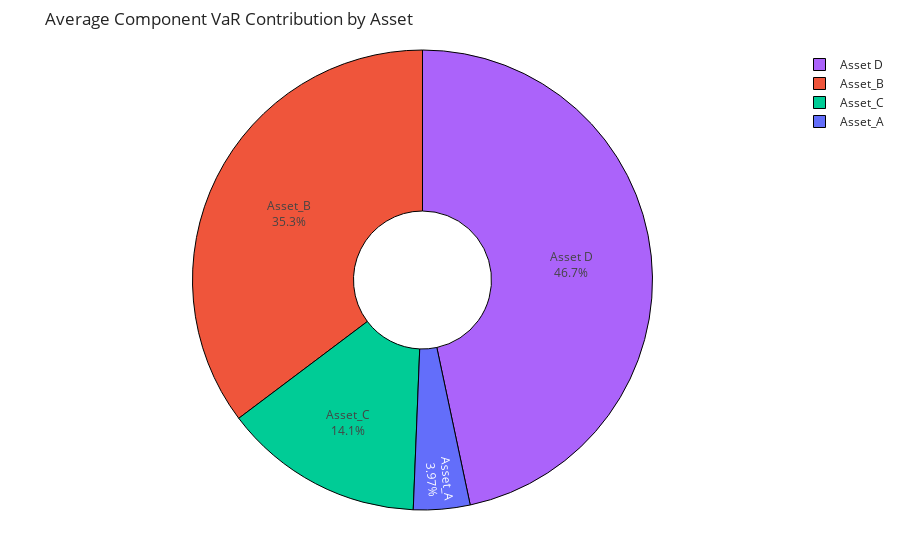

The notebook cell saved with this chart:
### Code cell
InteractivePlots.plot_risk_contribution_pie(component_df)

### Figure 1 — Plotly figure (JSON) as saved in the notebook; plotly's stock layout.template omitted (floating-point values rounded to 4 significant figures)
{"data": [{"hole": 0.3, "hovertemplate": "%{label}<br>Average Contribution = %{value:.3f} (%{percent})<extra></extra>", "labels": ["Asset_A", "Asset_B", "Asset_C", "Asset D"], "marker": {"colors": ["#636EFA", "#EF553B", "#00CC96", "#AB63FA"], "line": {"color": "black", "width": 1}}, "textinfo": "label+percent", "type": "pie", "values": [10.37, 92.17, 36.82, 122.0]}], "layout": {"margin": {"b": 50, "l": 60, "r": 60, "t": 50}, "title": {"text": "Average Component VaR Contribution by Asset"}}}
